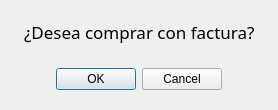
<?xml version="1.0" encoding="UTF-8"?>
<ui version="4.0">
 <class>Distribuidor</class>
 <widget class="QDialog" name="Distribuidor">
  <property name="geometry">
   <rect>
    <x>0</x>
    <y>0</y>
    <width>278</width>
    <height>108</height>
   </rect>
  </property>
  <property name="windowTitle">
   <string>Dialog</string>
  </property>
  <layout class="QVBoxLayout" name="verticalLayout">
   <item>
    <widget class="QWidget" name="widget_2" native="true">
     <layout class="QHBoxLayout" name="horizontalLayout_2">
      <item>
       <spacer name="horizontalSpacer_3">
        <property name="orientation">
         <enum>Qt::Horizontal</enum>
        </property>
        <property name="sizeHint" stdset="0">
         <size>
          <width>0</width>
          <height>20</height>
         </size>
        </property>
       </spacer>
      </item>
      <item>
       <widget class="QLabel" name="label">
        <property name="font">
         <font>
          <family>Ubuntu Mono</family>
          <pointsize>13</pointsize>
         </font>
        </property>
        <property name="text">
         <string>¿Desea comprar con factura?</string>
        </property>
       </widget>
      </item>
      <item>
       <spacer name="horizontalSpacer_4">
        <property name="orientation">
         <enum>Qt::Horizontal</enum>
        </property>
        <property name="sizeHint" stdset="0">
         <size>
          <width>0</width>
          <height>20</height>
         </size>
        </property>
       </spacer>
      </item>
     </layout>
    </widget>
   </item>
   <item>
    <widget class="QWidget" name="widget" native="true">
     <layout class="QHBoxLayout" name="horizontalLayout">
      <item>
       <spacer name="horizontalSpacer">
        <property name="orientation">
         <enum>Qt::Horizontal</enum>
        </property>
        <property name="sizeHint" stdset="0">
         <size>
          <width>29</width>
          <height>20</height>
         </size>
        </property>
       </spacer>
      </item>
      <item>
       <widget class="QDialogButtonBox" name="buttonBox">
        <property name="orientation">
         <enum>Qt::Horizontal</enum>
        </property>
        <property name="standardButtons">
         <set>QDialogButtonBox::Cancel|QDialogButtonBox::Ok</set>
        </property>
       </widget>
      </item>
      <item>
       <spacer name="horizontalSpacer_2">
        <property name="orientation">
         <enum>Qt::Horizontal</enum>
        </property>
        <property name="sizeHint" stdset="0">
         <size>
          <width>29</width>
          <height>20</height>
         </size>
        </property>
       </spacer>
      </item>
     </layout>
    </widget>
   </item>
  </layout>
 </widget>
 <resources/>
 <connections>
  <connection>
   <sender>buttonBox</sender>
   <signal>rejected()</signal>
   <receiver>Distribuidor</receiver>
   <slot>reject()</slot>
   <hints>
    <hint type="sourcelabel">
     <x>316</x>
     <y>260</y>
    </hint>
    <hint type="destinationlabel">
     <x>286</x>
     <y>274</y>
    </hint>
   </hints>
  </connection>
  <connection>
   <sender>buttonBox</sender>
   <signal>accepted()</signal>
   <receiver>Distribuidor</receiver>
   <slot>accept()</slot>
   <hints>
    <hint type="sourcelabel">
     <x>248</x>
     <y>254</y>
    </hint>
    <hint type="destinationlabel">
     <x>157</x>
     <y>274</y>
    </hint>
   </hints>
  </connection>
 </connections>
</ui>
